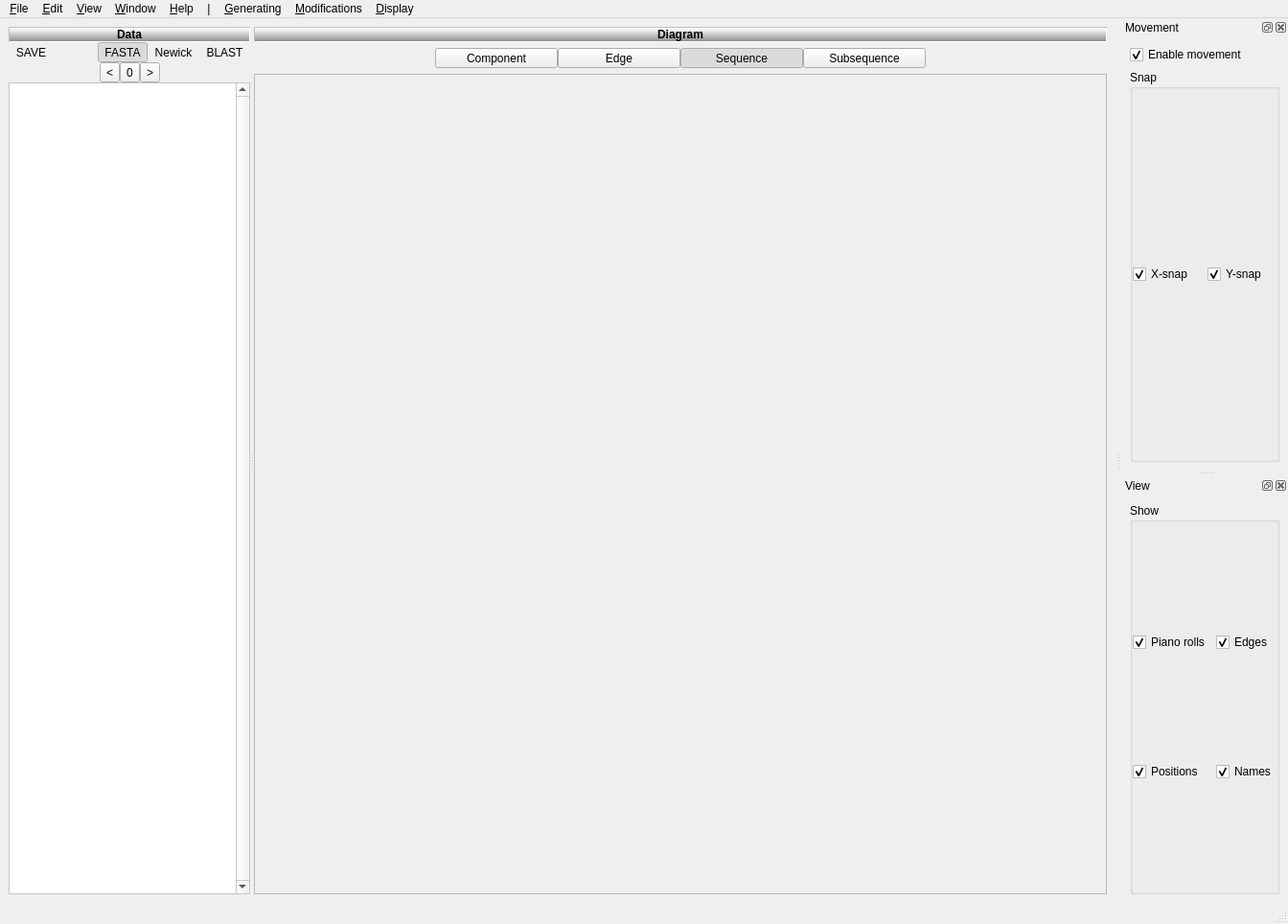
<?xml version="1.0" encoding="UTF-8"?>
<ui version="4.0">
 <class>MainWindow</class>
 <widget class="QMainWindow" name="MainWindow">
  <property name="geometry">
   <rect>
    <x>0</x>
    <y>0</y>
    <width>1344</width>
    <height>964</height>
   </rect>
  </property>
  <property name="dockNestingEnabled">
   <bool>true</bool>
  </property>
  <property name="dockOptions">
   <set>QMainWindow::AllowNestedDocks|QMainWindow::AllowTabbedDocks|QMainWindow::VerticalTabs</set>
  </property>
  <property name="unifiedTitleAndToolBarOnMac">
   <bool>true</bool>
  </property>
  <widget class="QWidget" name="centralwidget">
   <layout class="QGridLayout" name="gridLayout">
    <property name="leftMargin">
     <number>0</number>
    </property>
    <property name="topMargin">
     <number>0</number>
    </property>
    <property name="rightMargin">
     <number>0</number>
    </property>
    <property name="bottomMargin">
     <number>0</number>
    </property>
    <property name="spacing">
     <number>0</number>
    </property>
    <item row="0" column="0">
     <widget class="QWidget" name="widget" native="true">
      <layout class="QGridLayout" name="gridLayout_3">
       <item row="0" column="0">
        <widget class="QSplitter" name="splitter">
         <property name="orientation">
          <enum>Qt::Horizontal</enum>
         </property>
         <property name="opaqueResize">
          <bool>false</bool>
         </property>
         <property name="childrenCollapsible">
          <bool>false</bool>
         </property>
         <widget class="QWidget" name="verticalLayoutWidget">
          <layout class="QVBoxLayout" name="verticalLayout_7">
           <property name="spacing">
            <number>0</number>
           </property>
           <item>
            <widget class="QLabel" name="label">
             <property name="font">
              <font>
               <weight>75</weight>
               <bold>true</bold>
              </font>
             </property>
             <property name="styleSheet">
              <string notr="true">background: qlineargradient(spread:pad, x1:1, y1:0, x2:1, y2:1, stop:0 rgba(195, 195, 195, 255), stop:0.0985222 rgba(255, 255, 255, 255), stop:1 rgba(135, 135, 135, 255));
border-style: inset;
border-width: 1px;
border-color: silver;</string>
             </property>
             <property name="text">
              <string>Data</string>
             </property>
             <property name="alignment">
              <set>Qt::AlignCenter</set>
             </property>
            </widget>
           </item>
           <item>
            <layout class="QHBoxLayout" name="horizontalLayout_4">
             <item>
              <widget class="QToolButton" name="BTN_DATA_SAVE">
               <property name="sizePolicy">
                <sizepolicy hsizetype="Expanding" vsizetype="Fixed">
                 <horstretch>0</horstretch>
                 <verstretch>0</verstretch>
                </sizepolicy>
               </property>
               <property name="text">
                <string>SAVE</string>
               </property>
               <property name="icon">
                <iconset resource="../resources.qrc">
                 <normaloff>:/Images/Resources/save-file.svg</normaloff>:/Images/Resources/save-file.svg</iconset>
               </property>
               <property name="toolButtonStyle">
                <enum>Qt::ToolButtonTextBesideIcon</enum>
               </property>
               <property name="autoRaise">
                <bool>true</bool>
               </property>
              </widget>
             </item>
             <item>
              <spacer name="horizontalSpacer_3">
               <property name="orientation">
                <enum>Qt::Horizontal</enum>
               </property>
               <property name="sizeHint" stdset="0">
                <size>
                 <width>2</width>
                 <height>20</height>
                </size>
               </property>
              </spacer>
             </item>
             <item>
              <layout class="QHBoxLayout" name="horizontalLayout_5">
               <property name="spacing">
                <number>0</number>
               </property>
               <item>
                <widget class="QToolButton" name="CHKBTN_DATA_FASTA">
                 <property name="sizePolicy">
                  <sizepolicy hsizetype="Expanding" vsizetype="Fixed">
                   <horstretch>0</horstretch>
                   <verstretch>0</verstretch>
                  </sizepolicy>
                 </property>
                 <property name="toolTip">
                  <string>FASTA</string>
                 </property>
                 <property name="text">
                  <string>FASTA</string>
                 </property>
                 <property name="icon">
                  <iconset resource="../resources.qrc">
                   <normaloff>:/Images/Resources/sequence.svg</normaloff>:/Images/Resources/sequence.svg</iconset>
                 </property>
                 <property name="checkable">
                  <bool>true</bool>
                 </property>
                 <property name="checked">
                  <bool>true</bool>
                 </property>
                 <property name="autoExclusive">
                  <bool>true</bool>
                 </property>
                 <property name="toolButtonStyle">
                  <enum>Qt::ToolButtonIconOnly</enum>
                 </property>
                 <property name="autoRaise">
                  <bool>true</bool>
                 </property>
                </widget>
               </item>
               <item>
                <widget class="QToolButton" name="CHKBTN_DATA_NEWICK">
                 <property name="sizePolicy">
                  <sizepolicy hsizetype="Expanding" vsizetype="Fixed">
                   <horstretch>0</horstretch>
                   <verstretch>0</verstretch>
                  </sizepolicy>
                 </property>
                 <property name="toolTip">
                  <string>Newick</string>
                 </property>
                 <property name="text">
                  <string>Newick</string>
                 </property>
                 <property name="icon">
                  <iconset resource="../resources.qrc">
                   <normaloff>:/Images/Resources/tree.svg</normaloff>:/Images/Resources/tree.svg</iconset>
                 </property>
                 <property name="checkable">
                  <bool>true</bool>
                 </property>
                 <property name="autoExclusive">
                  <bool>true</bool>
                 </property>
                 <property name="toolButtonStyle">
                  <enum>Qt::ToolButtonIconOnly</enum>
                 </property>
                 <property name="autoRaise">
                  <bool>true</bool>
                 </property>
                </widget>
               </item>
               <item>
                <widget class="QToolButton" name="CHKBTN_DATA_BLAST">
                 <property name="sizePolicy">
                  <sizepolicy hsizetype="Expanding" vsizetype="Fixed">
                   <horstretch>0</horstretch>
                   <verstretch>0</verstretch>
                  </sizepolicy>
                 </property>
                 <property name="toolTip">
                  <string>BLAST</string>
                 </property>
                 <property name="text">
                  <string>BLAST</string>
                 </property>
                 <property name="icon">
                  <iconset resource="../resources.qrc">
                   <normaloff>:/Images/Resources/align.svg</normaloff>:/Images/Resources/align.svg</iconset>
                 </property>
                 <property name="checkable">
                  <bool>true</bool>
                 </property>
                 <property name="autoExclusive">
                  <bool>true</bool>
                 </property>
                 <property name="toolButtonStyle">
                  <enum>Qt::ToolButtonIconOnly</enum>
                 </property>
                 <property name="autoRaise">
                  <bool>true</bool>
                 </property>
                </widget>
               </item>
              </layout>
             </item>
            </layout>
           </item>
           <item>
            <layout class="QHBoxLayout" name="horizontalLayout_3">
             <item>
              <spacer name="horizontalSpacer_4">
               <property name="orientation">
                <enum>Qt::Horizontal</enum>
               </property>
               <property name="sizeHint" stdset="0">
                <size>
                 <width>40</width>
                 <height>20</height>
                </size>
               </property>
              </spacer>
             </item>
             <item>
              <widget class="QToolButton" name="BTN_SELMASK_PREV">
               <property name="toolTip">
                <string>Highlight previous</string>
               </property>
               <property name="text">
                <string>&lt;</string>
               </property>
              </widget>
             </item>
             <item>
              <widget class="QToolButton" name="BTN_SELMASK_ALL">
               <property name="toolTip">
                <string>Highlight all</string>
               </property>
               <property name="text">
                <string>0</string>
               </property>
              </widget>
             </item>
             <item>
              <widget class="QToolButton" name="BTN_SELMASK_NEXT">
               <property name="toolTip">
                <string>Highlight next</string>
               </property>
               <property name="text">
                <string>&gt;</string>
               </property>
              </widget>
             </item>
             <item>
              <spacer name="horizontalSpacer_5">
               <property name="orientation">
                <enum>Qt::Horizontal</enum>
               </property>
               <property name="sizeHint" stdset="0">
                <size>
                 <width>40</width>
                 <height>20</height>
                </size>
               </property>
              </spacer>
             </item>
            </layout>
           </item>
           <item>
            <widget class="QScrollArea" name="scrollArea">
             <property name="palette">
              <palette>
               <active>
                <colorrole role="Base">
                 <brush brushstyle="SolidPattern">
                  <color alpha="255">
                   <red>255</red>
                   <green>255</green>
                   <blue>255</blue>
                  </color>
                 </brush>
                </colorrole>
                <colorrole role="Window">
                 <brush brushstyle="SolidPattern">
                  <color alpha="255">
                   <red>255</red>
                   <green>255</green>
                   <blue>255</blue>
                  </color>
                 </brush>
                </colorrole>
               </active>
               <inactive>
                <colorrole role="Base">
                 <brush brushstyle="SolidPattern">
                  <color alpha="255">
                   <red>255</red>
                   <green>255</green>
                   <blue>255</blue>
                  </color>
                 </brush>
                </colorrole>
                <colorrole role="Window">
                 <brush brushstyle="SolidPattern">
                  <color alpha="255">
                   <red>255</red>
                   <green>255</green>
                   <blue>255</blue>
                  </color>
                 </brush>
                </colorrole>
               </inactive>
               <disabled>
                <colorrole role="Base">
                 <brush brushstyle="SolidPattern">
                  <color alpha="255">
                   <red>255</red>
                   <green>255</green>
                   <blue>255</blue>
                  </color>
                 </brush>
                </colorrole>
                <colorrole role="Window">
                 <brush brushstyle="SolidPattern">
                  <color alpha="255">
                   <red>255</red>
                   <green>255</green>
                   <blue>255</blue>
                  </color>
                 </brush>
                </colorrole>
               </disabled>
              </palette>
             </property>
             <property name="verticalScrollBarPolicy">
              <enum>Qt::ScrollBarAlwaysOn</enum>
             </property>
             <property name="horizontalScrollBarPolicy">
              <enum>Qt::ScrollBarAlwaysOff</enum>
             </property>
             <property name="widgetResizable">
              <bool>true</bool>
             </property>
             <widget class="QWidget" name="SCR_AREA">
              <property name="geometry">
               <rect>
                <x>0</x>
                <y>0</y>
                <width>212</width>
                <height>821</height>
               </rect>
              </property>
              <layout class="QVBoxLayout" name="verticalLayout_8"/>
             </widget>
            </widget>
           </item>
          </layout>
         </widget>
         <widget class="QWidget" name="layoutWidget">
          <layout class="QVBoxLayout" name="verticalLayout_6">
           <item>
            <widget class="QLabel" name="label_3">
             <property name="font">
              <font>
               <weight>75</weight>
               <bold>true</bold>
              </font>
             </property>
             <property name="styleSheet">
              <string notr="true">background: qlineargradient(spread:pad, x1:1, y1:0, x2:1, y2:1, stop:0 rgba(195, 195, 195, 255), stop:0.0985222 rgba(255, 255, 255, 255), stop:1 rgba(135, 135, 135, 255));
border-style: inset;
border-width: 1px;
border-color: silver;</string>
             </property>
             <property name="text">
              <string>Diagram</string>
             </property>
             <property name="alignment">
              <set>Qt::AlignCenter</set>
             </property>
            </widget>
           </item>
           <item>
            <layout class="QHBoxLayout" name="horizontalLayout_7">
             <property name="spacing">
              <number>0</number>
             </property>
             <item>
              <spacer name="horizontalSpacer">
               <property name="orientation">
                <enum>Qt::Horizontal</enum>
               </property>
               <property name="sizeHint" stdset="0">
                <size>
                 <width>36</width>
                 <height>16</height>
                </size>
               </property>
              </spacer>
             </item>
             <item>
              <widget class="QToolButton" name="BTN_SEL_COMPONENT_">
               <property name="minimumSize">
                <size>
                 <width>128</width>
                 <height>0</height>
                </size>
               </property>
               <property name="maximumSize">
                <size>
                 <width>128</width>
                 <height>16777215</height>
                </size>
               </property>
               <property name="statusTip">
                <string>Remove sequence</string>
               </property>
               <property name="text">
                <string>Component</string>
               </property>
               <property name="icon">
                <iconset resource="../resources.qrc">
                 <normaloff>:/Images/Resources/compartmentalise.svg</normaloff>:/Images/Resources/compartmentalise.svg</iconset>
               </property>
               <property name="checkable">
                <bool>true</bool>
               </property>
               <property name="toolButtonStyle">
                <enum>Qt::ToolButtonTextUnderIcon</enum>
               </property>
              </widget>
             </item>
             <item>
              <widget class="QToolButton" name="BTN_SEL_EDGE_">
               <property name="minimumSize">
                <size>
                 <width>128</width>
                 <height>0</height>
                </size>
               </property>
               <property name="maximumSize">
                <size>
                 <width>128</width>
                 <height>16777215</height>
                </size>
               </property>
               <property name="statusTip">
                <string>Remove edge</string>
               </property>
               <property name="text">
                <string>Edge</string>
               </property>
               <property name="icon">
                <iconset resource="../resources.qrc">
                 <normaloff>:/Images/Resources/edge.svg</normaloff>:/Images/Resources/edge.svg</iconset>
               </property>
               <property name="checkable">
                <bool>true</bool>
               </property>
               <property name="toolButtonStyle">
                <enum>Qt::ToolButtonTextUnderIcon</enum>
               </property>
              </widget>
             </item>
             <item>
              <widget class="QToolButton" name="BTN_SEL_SEQUENCE_">
               <property name="minimumSize">
                <size>
                 <width>128</width>
                 <height>0</height>
                </size>
               </property>
               <property name="maximumSize">
                <size>
                 <width>128</width>
                 <height>16777215</height>
                </size>
               </property>
               <property name="statusTip">
                <string>Remove sequence</string>
               </property>
               <property name="text">
                <string>Sequence</string>
               </property>
               <property name="icon">
                <iconset resource="../resources.qrc">
                 <normaloff>:/Images/Resources/sequence.svg</normaloff>:/Images/Resources/sequence.svg</iconset>
               </property>
               <property name="checkable">
                <bool>true</bool>
               </property>
               <property name="checked">
                <bool>true</bool>
               </property>
               <property name="toolButtonStyle">
                <enum>Qt::ToolButtonTextUnderIcon</enum>
               </property>
              </widget>
             </item>
             <item>
              <widget class="QToolButton" name="BTN_SEL_SUBSEQUENCE_">
               <property name="minimumSize">
                <size>
                 <width>128</width>
                 <height>0</height>
                </size>
               </property>
               <property name="maximumSize">
                <size>
                 <width>128</width>
                 <height>16777215</height>
                </size>
               </property>
               <property name="statusTip">
                <string>Remove (merge) splits</string>
               </property>
               <property name="text">
                <string>Subsequence</string>
               </property>
               <property name="icon">
                <iconset resource="../resources.qrc">
                 <normaloff>:/Images/Resources/subsequence.svg</normaloff>:/Images/Resources/subsequence.svg</iconset>
               </property>
               <property name="checkable">
                <bool>true</bool>
               </property>
               <property name="toolButtonStyle">
                <enum>Qt::ToolButtonTextUnderIcon</enum>
               </property>
              </widget>
             </item>
             <item>
              <spacer name="horizontalSpacer_2">
               <property name="orientation">
                <enum>Qt::Horizontal</enum>
               </property>
               <property name="sizeHint" stdset="0">
                <size>
                 <width>182</width>
                 <height>16</height>
                </size>
               </property>
              </spacer>
             </item>
            </layout>
           </item>
           <item>
            <widget class="QFrame" name="FRA_MAIN">
             <property name="sizePolicy">
              <sizepolicy hsizetype="Expanding" vsizetype="Expanding">
               <horstretch>0</horstretch>
               <verstretch>0</verstretch>
              </sizepolicy>
             </property>
             <property name="frameShape">
              <enum>QFrame::StyledPanel</enum>
             </property>
             <property name="frameShadow">
              <enum>QFrame::Raised</enum>
             </property>
            </widget>
           </item>
          </layout>
         </widget>
        </widget>
       </item>
      </layout>
     </widget>
    </item>
   </layout>
  </widget>
  <widget class="QStatusBar" name="statusbar"/>
  <widget class="QDockWidget" name="DOCK_MOVEMENT">
   <property name="features">
    <set>QDockWidget::AllDockWidgetFeatures</set>
   </property>
   <property name="windowTitle">
    <string>Movement</string>
   </property>
   <attribute name="dockWidgetArea">
    <number>2</number>
   </attribute>
   <widget class="QWidget" name="dockWidgetContents_2">
    <layout class="QVBoxLayout" name="verticalLayout_2">
     <item>
      <widget class="QCheckBox" name="CHK_MOVE">
       <property name="statusTip">
        <string>Snap sequences to starts and ends of subsequences</string>
       </property>
       <property name="text">
        <string>Enable movement</string>
       </property>
       <property name="checked">
        <bool>true</bool>
       </property>
      </widget>
     </item>
     <item>
      <widget class="QGroupBox" name="groupBox_2">
       <property name="title">
        <string>Snap</string>
       </property>
       <layout class="QHBoxLayout" name="horizontalLayout_2">
        <property name="leftMargin">
         <number>0</number>
        </property>
        <property name="topMargin">
         <number>0</number>
        </property>
        <property name="rightMargin">
         <number>0</number>
        </property>
        <property name="bottomMargin">
         <number>0</number>
        </property>
        <item>
         <widget class="QCheckBox" name="CHK_MOVE_XSNAP">
          <property name="statusTip">
           <string>Snap sequences to starts and ends of subsequences</string>
          </property>
          <property name="text">
           <string>X-snap</string>
          </property>
          <property name="checked">
           <bool>true</bool>
          </property>
         </widget>
        </item>
        <item>
         <widget class="QCheckBox" name="CHK_MOVE_YSNAP">
          <property name="statusTip">
           <string>Snap sequences to Y grid</string>
          </property>
          <property name="text">
           <string>Y-snap</string>
          </property>
          <property name="checked">
           <bool>true</bool>
          </property>
         </widget>
        </item>
       </layout>
      </widget>
     </item>
    </layout>
   </widget>
  </widget>
  <widget class="QDockWidget" name="DOCK_VIEW">
   <property name="features">
    <set>QDockWidget::AllDockWidgetFeatures</set>
   </property>
   <property name="windowTitle">
    <string>View</string>
   </property>
   <attribute name="dockWidgetArea">
    <number>2</number>
   </attribute>
   <widget class="QWidget" name="dockWidgetContents_3">
    <layout class="QVBoxLayout" name="verticalLayout_4">
     <item>
      <widget class="QGroupBox" name="groupBox_3">
       <property name="title">
        <string>Show</string>
       </property>
       <layout class="QGridLayout" name="gridLayout_4">
        <property name="leftMargin">
         <number>0</number>
        </property>
        <property name="topMargin">
         <number>0</number>
        </property>
        <property name="rightMargin">
         <number>0</number>
        </property>
        <property name="bottomMargin">
         <number>0</number>
        </property>
        <property name="verticalSpacing">
         <number>0</number>
        </property>
        <item row="0" column="0">
         <widget class="QCheckBox" name="CHK_VIEW_PIANO_ROLLS">
          <property name="toolTip">
           <string>Snap sequences to starts and ends of subsequences</string>
          </property>
          <property name="statusTip">
           <string>View sequence data as piano rolls (partially check to view only when selected)</string>
          </property>
          <property name="text">
           <string>Piano rolls</string>
          </property>
          <property name="checked">
           <bool>true</bool>
          </property>
          <property name="tristate">
           <bool>true</bool>
          </property>
         </widget>
        </item>
        <item row="1" column="0">
         <widget class="QCheckBox" name="CHK_VIEW_POSITIONS">
          <property name="toolTip">
           <string>Snap sequences to starts and ends of subsequences</string>
          </property>
          <property name="statusTip">
           <string>View split positions (partially check to view only when selected)</string>
          </property>
          <property name="text">
           <string>Positions</string>
          </property>
          <property name="checked">
           <bool>true</bool>
          </property>
          <property name="tristate">
           <bool>true</bool>
          </property>
         </widget>
        </item>
        <item row="1" column="1">
         <widget class="QCheckBox" name="CHK_VIEW_NAMES">
          <property name="statusTip">
           <string>View sequence names (partially check to view only when selected)</string>
          </property>
          <property name="text">
           <string>Names</string>
          </property>
          <property name="checked">
           <bool>true</bool>
          </property>
          <property name="tristate">
           <bool>true</bool>
          </property>
         </widget>
        </item>
        <item row="0" column="1">
         <widget class="QCheckBox" name="CHK_VIEW_EDGES">
          <property name="toolTip">
           <string>Snap sequences to starts and ends of subsequences</string>
          </property>
          <property name="statusTip">
           <string>View edges (partially check to view only when selected)</string>
          </property>
          <property name="text">
           <string>Edges</string>
          </property>
          <property name="checked">
           <bool>true</bool>
          </property>
          <property name="tristate">
           <bool>true</bool>
          </property>
         </widget>
        </item>
       </layout>
      </widget>
     </item>
    </layout>
   </widget>
  </widget>
  <widget class="QMenuBar" name="menuBar">
   <property name="geometry">
    <rect>
     <x>0</x>
     <y>0</y>
     <width>1344</width>
     <height>22</height>
    </rect>
   </property>
   <widget class="QMenu" name="menu_File">
    <property name="title">
     <string>&amp;File</string>
    </property>
    <widget class="QMenu" name="MNU_RECENT">
     <property name="title">
      <string>&amp;Recent diagrams</string>
     </property>
    </widget>
    <widget class="QMenu" name="MNU_EXAMPLES">
     <property name="title">
      <string>&amp;Import sample data</string>
     </property>
    </widget>
    <addaction name="ACT_FILE_NEW"/>
    <addaction name="separator"/>
    <addaction name="ACT_FILE_OPEN"/>
    <addaction name="MNU_RECENT"/>
    <addaction name="separator"/>
    <addaction name="ACT_FILE_SAVE"/>
    <addaction name="ACT_FILE_SAVE_AS"/>
    <addaction name="separator"/>
    <addaction name="ACT_FILE_IMPORT"/>
    <addaction name="MNU_EXAMPLES"/>
    <addaction name="separator"/>
    <addaction name="ACT_FILE_EXPORT"/>
    <addaction name="separator"/>
    <addaction name="ACT_APP_EXIT"/>
   </widget>
   <widget class="QMenu" name="menuSelect">
    <property name="title">
     <string>&amp;Edit</string>
    </property>
    <addaction name="ACT_SELECT_ALL"/>
    <addaction name="ACT_SELECT_NONE"/>
    <addaction name="ACT_SELECTION_INVERT"/>
    <addaction name="separator"/>
    <addaction name="ACT_SELECT_EMPTY"/>
    <addaction name="ACT_SELECT_BY_NAME"/>
    <addaction name="separator"/>
    <addaction name="ACT_SELECT_LEFT"/>
    <addaction name="ACT_SELECT_RIGHT"/>
    <addaction name="ACT_SELECT_DIRECT_CONNECTIONS"/>
    <addaction name="separator"/>
    <addaction name="ACT_EDIT_SUBSEL_ALL"/>
    <addaction name="ACT_EDIT_SUBSEL_NEXT"/>
    <addaction name="ACT_EDIT_SUBSEL_PREV"/>
   </widget>
   <widget class="QMenu" name="menu_Help">
    <property name="title">
     <string>&amp;Help</string>
    </property>
    <addaction name="ACT_HELP_KEYS"/>
   </widget>
   <widget class="QMenu" name="menu_View">
    <property name="title">
     <string>&amp;Window</string>
    </property>
    <addaction name="ACT_WINDOW_MOVE"/>
    <addaction name="ACT_WINDOW_VIEW"/>
    <addaction name="ACT_WINDOW_EDIT"/>
    <addaction name="ACT_WINDOW_SELECTION"/>
    <addaction name="separator"/>
    <addaction name="ACTION_VIEW_MCOMMAND"/>
   </widget>
   <widget class="QMenu" name="menu_Generating">
    <property name="title">
     <string>&amp;Generating</string>
    </property>
    <addaction name="ACT_MAKE_COMPONENTS"/>
    <addaction name="ACT_MAKE_ALIGNMENTS"/>
    <addaction name="ACT_MAKE_TREE"/>
    <addaction name="ACT_MAKE_CONSENSUS"/>
    <addaction name="ACT_MAKE_FUSIONS"/>
    <addaction name="ACT_MAKE_NRFG"/>
   </widget>
   <widget class="QMenu" name="menu_Modifications">
    <property name="title">
     <string>&amp;Modifications</string>
    </property>
    <addaction name="ACT_MODIFY_CLEAN"/>
    <addaction name="ACT_MODIFY_SET_TREE"/>
    <addaction name="ACT_MODIFY_SET_ALIGNMENT"/>
    <addaction name="separator"/>
    <addaction name="ACT_MODIFY_QUANTISE"/>
    <addaction name="separator"/>
    <addaction name="ACT_MODIFY_NEW_SEQUENCE"/>
    <addaction name="ACT_MODIFY_NEW_SUBSEQUENCE"/>
    <addaction name="ACT_MODIFY_NEW_EDGE"/>
    <addaction name="separator"/>
    <addaction name="ACT_MODIFY_REMOVE_SEQUENCE"/>
    <addaction name="ACT_MODIFY_MERGE_SUBSEQUENCES"/>
    <addaction name="ACT_MODIFY_REMOVE_EDGE"/>
   </widget>
   <widget class="QMenu" name="menu_View_2">
    <property name="title">
     <string>&amp;Display</string>
    </property>
    <addaction name="ACT_PRINT_FASTA"/>
    <addaction name="ACT_PRINT_STATUS"/>
    <addaction name="ACT_PRINT_ALIGNMENT"/>
    <addaction name="ACT_PRINT_CONSENSUS"/>
    <addaction name="ACT_PRINT_TREE"/>
    <addaction name="ACT_PRINT_COMPONENT_EDGES"/>
    <addaction name="ACT_PRINT_COMPONENTS"/>
    <addaction name="ACT_PRINT_FUSIONS"/>
    <addaction name="ACT_PRINT_NRFG"/>
   </widget>
   <widget class="QMenu" name="menu_2">
    <property name="tearOffEnabled">
     <bool>true</bool>
    </property>
    <property name="title">
     <string>|</string>
    </property>
   </widget>
   <widget class="QMenu" name="menu_View_3">
    <property name="title">
     <string>&amp;View</string>
    </property>
    <addaction name="ACT_SELECT_COMPONENT"/>
    <addaction name="ACT_SELECT_SEQUENCE"/>
    <addaction name="ACT_SELECT_SUBSEQUENCE"/>
    <addaction name="ACT_SELECT_EDGE"/>
    <addaction name="separator"/>
    <addaction name="ACT_VIEW_ALIGN_SUBSEQUENCES"/>
    <addaction name="ACT_VIEW_ALIGN"/>
    <addaction name="ACT_VIEW_ALIGN_FIRST_SUBSEQUENCES"/>
   </widget>
   <addaction name="menu_File"/>
   <addaction name="menuSelect"/>
   <addaction name="menu_View_3"/>
   <addaction name="menu_View"/>
   <addaction name="menu_Help"/>
   <addaction name="menu_2"/>
   <addaction name="menu_Generating"/>
   <addaction name="menu_Modifications"/>
   <addaction name="menu_View_2"/>
  </widget>
  <action name="ACT_FILE_NEW">
   <property name="icon">
    <iconset resource="../resources.qrc">
     <normaloff>:/Images/Resources/new-file.svg</normaloff>:/Images/Resources/new-file.svg</iconset>
   </property>
   <property name="text">
    <string>&amp;New diagram</string>
   </property>
   <property name="shortcut">
    <string>Ctrl+N</string>
   </property>
  </action>
  <action name="ACT_FILE_IMPORT">
   <property name="icon">
    <iconset resource="../resources.qrc">
     <normaloff>:/Images/Resources/import-file.svg</normaloff>:/Images/Resources/import-file.svg</iconset>
   </property>
   <property name="text">
    <string>&amp;Import custom data...</string>
   </property>
   <property name="shortcut">
    <string>Ctrl+I</string>
   </property>
  </action>
  <action name="ACT_APP_EXIT">
   <property name="text">
    <string>E&amp;xit program</string>
   </property>
   <property name="shortcut">
    <string>Ctrl+Q</string>
   </property>
  </action>
  <action name="ACT_FILE_SAVE">
   <property name="icon">
    <iconset resource="../resources.qrc">
     <normaloff>:/Images/Resources/save-file.svg</normaloff>:/Images/Resources/save-file.svg</iconset>
   </property>
   <property name="text">
    <string>&amp;Save diagram...</string>
   </property>
   <property name="shortcut">
    <string>Ctrl+S</string>
   </property>
  </action>
  <action name="ACT_FILE_OPEN">
   <property name="icon">
    <iconset resource="../resources.qrc">
     <normaloff>:/Images/Resources/open-file.svg</normaloff>:/Images/Resources/open-file.svg</iconset>
   </property>
   <property name="text">
    <string>&amp;Open diagram...</string>
   </property>
   <property name="shortcut">
    <string>Ctrl+O</string>
   </property>
  </action>
  <action name="ACT_HELP_KEYS">
   <property name="text">
    <string>&amp;Keys</string>
   </property>
   <property name="shortcut">
    <string>F1</string>
   </property>
  </action>
  <action name="ACT_SELECT_ALL">
   <property name="text">
    <string>Select &amp;all</string>
   </property>
  </action>
  <action name="ACT_SELECT_NONE">
   <property name="text">
    <string>Select &amp;none</string>
   </property>
  </action>
  <action name="ACT_SELECT_EMPTY">
   <property name="text">
    <string>&amp;Select items missing sequence data</string>
   </property>
  </action>
  <action name="ACT_SELECTION_INVERT">
   <property name="text">
    <string>&amp;Invert selection</string>
   </property>
  </action>
  <action name="ACT_SELECT_SEQUENCE">
   <property name="checkable">
    <bool>true</bool>
   </property>
   <property name="checked">
    <bool>true</bool>
   </property>
   <property name="text">
    <string>Sequence mode</string>
   </property>
  </action>
  <action name="ACT_SELECT_SUBSEQUENCE">
   <property name="checkable">
    <bool>true</bool>
   </property>
   <property name="text">
    <string>Subsequence mode</string>
   </property>
  </action>
  <action name="ACT_SELECT_EDGE">
   <property name="checkable">
    <bool>true</bool>
   </property>
   <property name="text">
    <string>Edge mode</string>
   </property>
  </action>
  <action name="ACT_SELECT_COMPONENT">
   <property name="checkable">
    <bool>true</bool>
   </property>
   <property name="text">
    <string>Component mode</string>
   </property>
  </action>
  <action name="ACT_FILE_SAVE_AS">
   <property name="text">
    <string>Save diagram &amp;as...</string>
   </property>
  </action>
  <action name="ACT_FILE_EXPORT">
   <property name="text">
    <string>Export selected data...</string>
   </property>
  </action>
  <action name="ACT_SELECT_BY_NAME">
   <property name="text">
    <string>Select items by &amp;name</string>
   </property>
  </action>
  <action name="ACT_WINDOW_MOVE">
   <property name="checkable">
    <bool>true</bool>
   </property>
   <property name="icon">
    <iconset resource="../resources.qrc">
     <normaloff>:/Images/Resources/window.svg</normaloff>:/Images/Resources/window.svg</iconset>
   </property>
   <property name="text">
    <string>Movement panel</string>
   </property>
  </action>
  <action name="ACT_WINDOW_VIEW">
   <property name="checkable">
    <bool>true</bool>
   </property>
   <property name="icon">
    <iconset resource="../resources.qrc">
     <normaloff>:/Images/Resources/window.svg</normaloff>:/Images/Resources/window.svg</iconset>
   </property>
   <property name="text">
    <string>View panel</string>
   </property>
  </action>
  <action name="ACT_WINDOW_EDIT">
   <property name="checkable">
    <bool>true</bool>
   </property>
   <property name="icon">
    <iconset resource="../resources.qrc">
     <normaloff>:/Images/Resources/window.svg</normaloff>:/Images/Resources/window.svg</iconset>
   </property>
   <property name="text">
    <string>Mode panel</string>
   </property>
  </action>
  <action name="ACT_WINDOW_SELECTION">
   <property name="checkable">
    <bool>true</bool>
   </property>
   <property name="icon">
    <iconset resource="../resources.qrc">
     <normaloff>:/Images/Resources/window.svg</normaloff>:/Images/Resources/window.svg</iconset>
   </property>
   <property name="text">
    <string>Data panel</string>
   </property>
  </action>
  <action name="ACT_VIEW_ALIGN">
   <property name="text">
    <string>Align component starts to selected sequence</string>
   </property>
  </action>
  <action name="ACT_SELECT_LEFT">
   <property name="text">
    <string>Select all subsequences to the left</string>
   </property>
   <property name="shortcut">
    <string>Ctrl+Shift+Left</string>
   </property>
  </action>
  <action name="ACT_SELECT_RIGHT">
   <property name="text">
    <string>Select all subsequences to the right</string>
   </property>
   <property name="shortcut">
    <string>Ctrl+Shift+Right</string>
   </property>
  </action>
  <action name="ACT_SELECT_DIRECT_CONNECTIONS">
   <property name="text">
    <string>Select all subsequences with direct connections</string>
   </property>
   <property name="shortcut">
    <string>Ctrl+Shift+Up</string>
   </property>
  </action>
  <action name="ACT_VIEW_ALIGN_SUBSEQUENCES">
   <property name="text">
    <string>Align subsequences to previous sibilings</string>
   </property>
  </action>
  <action name="ACT_VIEW_ALIGN_FIRST_SUBSEQUENCES">
   <property name="text">
    <string>Align first subsequences</string>
   </property>
  </action>
  <action name="ACT_EDIT_SUBSEL_ALL">
   <property name="text">
    <string>Highlight all in selection</string>
   </property>
  </action>
  <action name="ACT_EDIT_SUBSEL_NEXT">
   <property name="text">
    <string>Highlight next in selection</string>
   </property>
  </action>
  <action name="ACT_EDIT_SUBSEL_PREV">
   <property name="text">
    <string>Highlight previous in selection</string>
   </property>
  </action>
  <action name="ACT_MAKE_COMPONENTS">
   <property name="text">
    <string>Make &amp;components</string>
   </property>
  </action>
  <action name="ACT_MAKE_ALIGNMENTS">
   <property name="text">
    <string>Make &amp;alignments</string>
   </property>
  </action>
  <action name="ACT_MAKE_TREE">
   <property name="text">
    <string>Make &amp;tree</string>
   </property>
  </action>
  <action name="ACT_MAKE_CONSENSUS">
   <property name="text">
    <string>Make con&amp;sensus</string>
   </property>
  </action>
  <action name="ACT_MAKE_NRFG">
   <property name="text">
    <string>Make &amp;NRFG</string>
   </property>
  </action>
  <action name="ACT_MAKE_FUSIONS">
   <property name="text">
    <string>Make &amp;fusions</string>
   </property>
  </action>
  <action name="ACT_MODIFY_CLEAN">
   <property name="text">
    <string>&amp;Clean</string>
   </property>
  </action>
  <action name="ACT_MODIFY_SET_TREE">
   <property name="text">
    <string>Set &amp;tree</string>
   </property>
  </action>
  <action name="ACT_MODIFY_SET_ALIGNMENT">
   <property name="text">
    <string>Set &amp;alignment</string>
   </property>
  </action>
  <action name="ACT_MODIFY_QUANTISE">
   <property name="text">
    <string>&amp;Quantise</string>
   </property>
  </action>
  <action name="ACT_MODIFY_NEW_SEQUENCE">
   <property name="text">
    <string>New &amp;sequence</string>
   </property>
  </action>
  <action name="ACT_MODIFY_NEW_SUBSEQUENCE">
   <property name="text">
    <string>New &amp;subsequence</string>
   </property>
  </action>
  <action name="ACT_MODIFY_NEW_EDGE">
   <property name="text">
    <string>New &amp;edge</string>
   </property>
  </action>
  <action name="ACT_MODIFY_REMOVE_SEQUENCE">
   <property name="text">
    <string>Remove &amp;sequence</string>
   </property>
  </action>
  <action name="ACT_MODIFY_MERGE_SUBSEQUENCES">
   <property name="text">
    <string>Remove (merge) su&amp;bsequences</string>
   </property>
  </action>
  <action name="ACT_MODIFY_REMOVE_EDGE">
   <property name="text">
    <string>Remove &amp;edge</string>
   </property>
  </action>
  <action name="ACT_PRINT_FASTA">
   <property name="text">
    <string>View &amp;FASTA</string>
   </property>
  </action>
  <action name="ACT_PRINT_STATUS">
   <property name="text">
    <string>View &amp;status</string>
   </property>
  </action>
  <action name="ACT_PRINT_ALIGNMENT">
   <property name="text">
    <string>&amp;View alignment</string>
   </property>
  </action>
  <action name="ACT_PRINT_CONSENSUS">
   <property name="text">
    <string>&amp;View consensus</string>
   </property>
  </action>
  <action name="ACT_PRINT_TREE">
   <property name="text">
    <string>View &amp;tree</string>
   </property>
  </action>
  <action name="ACT_PRINT_COMPONENT_EDGES">
   <property name="text">
    <string>View component &amp;edges</string>
   </property>
  </action>
  <action name="ACT_PRINT_COMPONENTS">
   <property name="text">
    <string>View &amp;components</string>
   </property>
  </action>
  <action name="ACT_PRINT_FUSIONS">
   <property name="text">
    <string>View fusions</string>
   </property>
  </action>
  <action name="ACT_PRINT_NRFG">
   <property name="text">
    <string>View NRF&amp;G</string>
   </property>
  </action>
  <action name="ACTION_VIEW_MCOMMAND">
   <property name="text">
    <string>&amp;MCommand...</string>
   </property>
  </action>
 </widget>
 <resources>
  <include location="../resources.qrc"/>
 </resources>
 <connections>
  <connection>
   <sender>BTN_SEL_COMPONENT_</sender>
   <signal>clicked()</signal>
   <receiver>ACT_SELECT_COMPONENT</receiver>
   <slot>trigger()</slot>
   <hints>
    <hint type="sourcelabel">
     <x>479</x>
     <y>61</y>
    </hint>
    <hint type="destinationlabel">
     <x>-1</x>
     <y>-1</y>
    </hint>
   </hints>
  </connection>
  <connection>
   <sender>BTN_SEL_EDGE_</sender>
   <signal>clicked()</signal>
   <receiver>ACT_SELECT_EDGE</receiver>
   <slot>trigger()</slot>
   <hints>
    <hint type="sourcelabel">
     <x>863</x>
     <y>61</y>
    </hint>
    <hint type="destinationlabel">
     <x>-1</x>
     <y>-1</y>
    </hint>
   </hints>
  </connection>
  <connection>
   <sender>BTN_SEL_SEQUENCE_</sender>
   <signal>clicked()</signal>
   <receiver>ACT_SELECT_SEQUENCE</receiver>
   <slot>trigger()</slot>
   <hints>
    <hint type="sourcelabel">
     <x>607</x>
     <y>61</y>
    </hint>
    <hint type="destinationlabel">
     <x>-1</x>
     <y>-1</y>
    </hint>
   </hints>
  </connection>
  <connection>
   <sender>BTN_SEL_SUBSEQUENCE_</sender>
   <signal>clicked()</signal>
   <receiver>ACT_SELECT_SUBSEQUENCE</receiver>
   <slot>trigger()</slot>
   <hints>
    <hint type="sourcelabel">
     <x>735</x>
     <y>61</y>
    </hint>
    <hint type="destinationlabel">
     <x>-1</x>
     <y>-1</y>
    </hint>
   </hints>
  </connection>
  <connection>
   <sender>BTN_SELMASK_ALL</sender>
   <signal>clicked()</signal>
   <receiver>ACT_EDIT_SUBSEL_ALL</receiver>
   <slot>trigger()</slot>
   <hints>
    <hint type="sourcelabel">
     <x>201</x>
     <y>145</y>
    </hint>
    <hint type="destinationlabel">
     <x>-1</x>
     <y>-1</y>
    </hint>
   </hints>
  </connection>
  <connection>
   <sender>BTN_SELMASK_NEXT</sender>
   <signal>clicked()</signal>
   <receiver>ACT_EDIT_SUBSEL_NEXT</receiver>
   <slot>trigger()</slot>
   <hints>
    <hint type="sourcelabel">
     <x>232</x>
     <y>145</y>
    </hint>
    <hint type="destinationlabel">
     <x>-1</x>
     <y>-1</y>
    </hint>
   </hints>
  </connection>
  <connection>
   <sender>BTN_SELMASK_PREV</sender>
   <signal>clicked()</signal>
   <receiver>ACT_EDIT_SUBSEL_PREV</receiver>
   <slot>trigger()</slot>
   <hints>
    <hint type="sourcelabel">
     <x>140</x>
     <y>145</y>
    </hint>
    <hint type="destinationlabel">
     <x>-1</x>
     <y>-1</y>
    </hint>
   </hints>
  </connection>
 </connections>
</ui>
